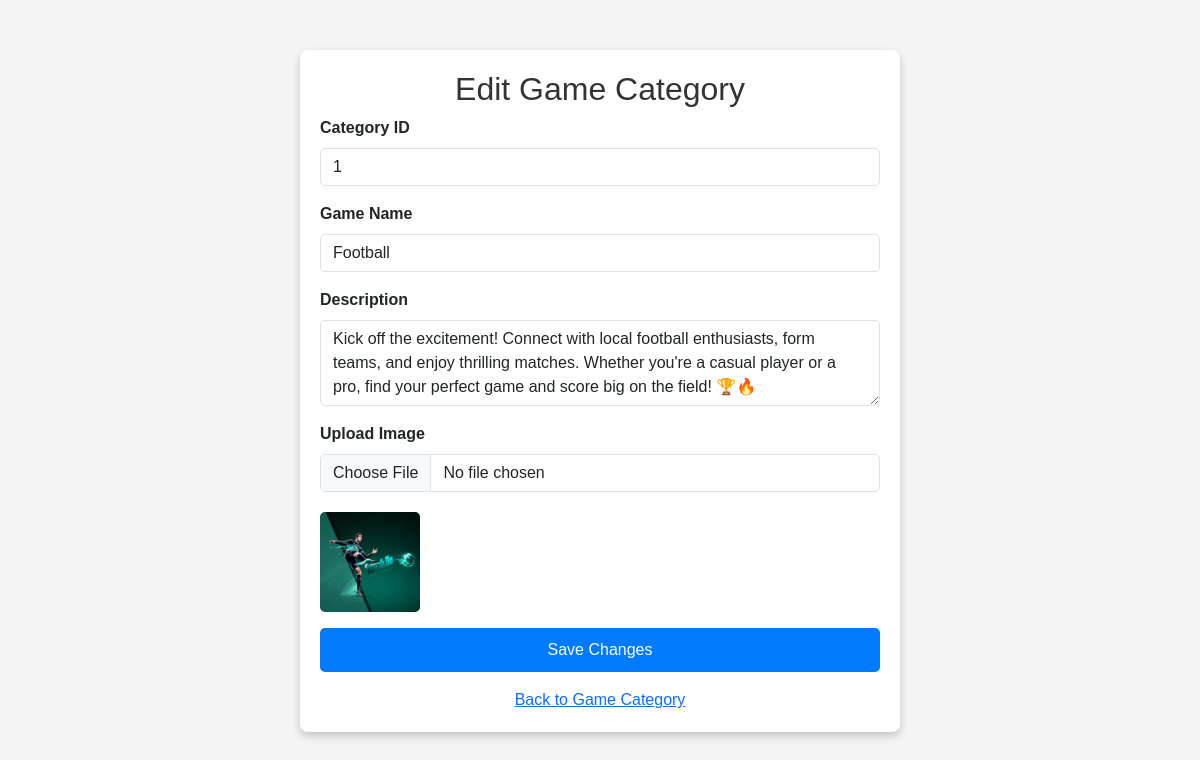
The page /adminapp/edit/1/ on the database its author committed.
### adminapp/models.py (models this page shows)
class Game_Category_List(models.Model):
    game_name = models.CharField(max_length=50)
    description = models.TextField()
    image = models.FileField(upload_to='categoryimages/')

### adminapp/views.py (the view)
# urls.py: path('edit/<int:game_id>/',views.edit_game_category, name='edit_game_category'),
def edit_game_category(request, game_id):
    game = get_object_or_404(AdminModel.Game_Category_List, id=game_id)  # Corrected Model Name
    if request.method == "POST":
        form = forms.GameCategoryListForm(request.POST, request.FILES, instance=game)  # Corrected Form Reference
        if form.is_valid():
            form.save()
            return redirect('gamecategory')  # Redirect back to category list
    else:
        form = forms.GameCategoryListForm(instance=game)  # Corrected Form Instantiation
    return render(request, 'adminapp/edit_game_category.html', {'form': form})

### adminapp/forms.py
class GameCategoryListForm(forms.ModelForm):
    class Meta:
        model = models.Game_Category_List
        fields = "__all__"

### adminapp/templates/adminapp/edit_game_category.html (shortened to what this page needs)
<!DOCTYPE html>
<html lang="en">
<head>
    <link rel="stylesheet" href="https://cdnjs.cloudflare.com/ajax/libs/bootstrap/5.3.0/css/bootstrap.min.css">
</head>
<body>
    <div class="container">
        <h2>Edit Game Category</h2>
        <form method="post" enctype="multipart/form-data">
            <div class="mb-3">
                <label for="category_id" class="form-label">Category ID</label>
                <input type="text" class="form-control" id="category_id" value="{{ form.instance.id }}" readonly>
            </div>
            <div class="mb-3">
                <label for="game_name" class="form-label">Game Name</label>
                <input type="text" class="form-control" name="game_name" id="game_name" value="{{ form.game_name.value }}" required>
            </div>
            <div class="mb-3">
                <label for="description" class="form-label">Description</label>
                <textarea class="form-control" name="description" id="description" rows="3" required>{{ form.description.value }}</textarea>
            </div>
            <div class="mb-3">
                <label for="image" class="form-label">Upload Image</label>
                <input type="file" class="form-control" name="image" id="image">
                {% if form.instance.image %}
                    <img src="{{ form.instance.image.url }}" alt="Current Image" style="width: 100px; height: 100px; object-fit: cover; border-radius: 5px; margin-top: 10px;">
                {% endif %}
            </div>
            <button type="submit" class="btn btn-primary d-grid w-100">Save Changes</button>
        <div class="text-center mt-3">
            <a href="{% url 'gamecategory' %}" class="d-flex align-items-center justify-content-center">
                Back to Game Category
            </a>
        </div>
        </form>
</div>
</body>
</html>

### adminapp/templates/adminapp/edit_game_category.html (style rules this page uses)
body { background-color: #f4f4f4; font-family: Arial, sans-serif; }
.container { max-width: 600px; margin: 50px auto; background: white; padding: 20px; border-radius: 8px; box-shadow: 0 4px 8px rgba(0, 0, 0, 0.2); }
h2 { text-align: center; color: #333; }
label { font-weight: bold; }
.form-control { border-radius: 5px; margin-bottom: 10px; }
.btn-primary { width: 100%; background-color: #007bff; border: none; padding: 10px; font-size: 16px; border-radius: 5px; }

### rows shown on the page
Game_Category_List: instance.id "1", game_name "Football", description "Kick off the excitement! Connect with local football enthusiasts, form teams, and enjoy thrilling matches. Whether you're a casual player or a pro, find your perfect game and score big on the field! 🏆🔥", instance.image (picture)
